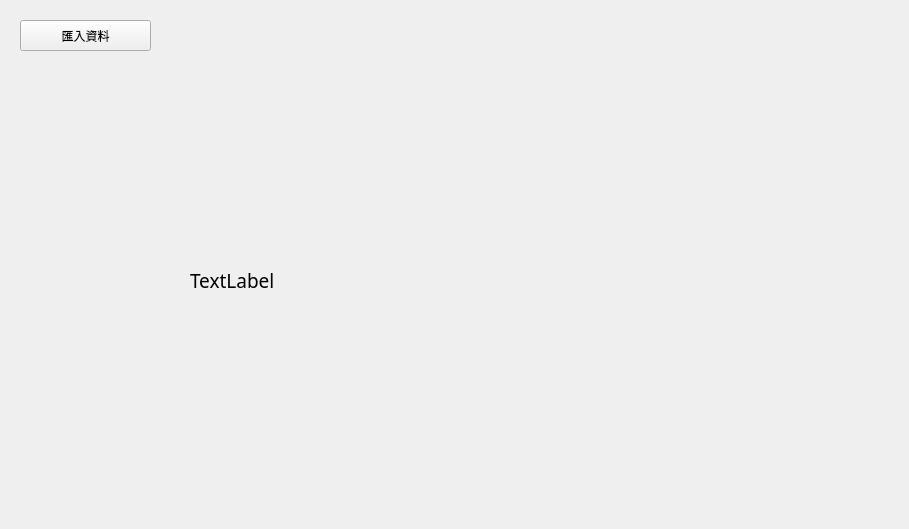
<?xml version="1.0" encoding="UTF-8"?>
<ui version="4.0">
 <class>data_reader</class>
 <widget class="QMainWindow" name="data_reader">
  <property name="geometry">
   <rect>
    <x>0</x>
    <y>0</y>
    <width>909</width>
    <height>529</height>
   </rect>
  </property>
  <property name="windowTitle">
   <string>show data</string>
  </property>
  <widget class="QWidget" name="centralwidget">
   <widget class="QLabel" name="tets_label">
    <property name="geometry">
     <rect>
      <x>190</x>
      <y>240</y>
      <width>401</width>
      <height>81</height>
     </rect>
    </property>
    <property name="font">
     <font>
      <family>微軟正黑體</family>
      <pointsize>14</pointsize>
     </font>
    </property>
    <property name="text">
     <string>TextLabel</string>
    </property>
   </widget>
   <widget class="QPushButton" name="open_importer_Button">
    <property name="geometry">
     <rect>
      <x>20</x>
      <y>20</y>
      <width>131</width>
      <height>31</height>
     </rect>
    </property>
    <property name="text">
     <string>匯入資料</string>
    </property>
   </widget>
  </widget>
 </widget>
 <resources/>
 <connections/>
</ui>
